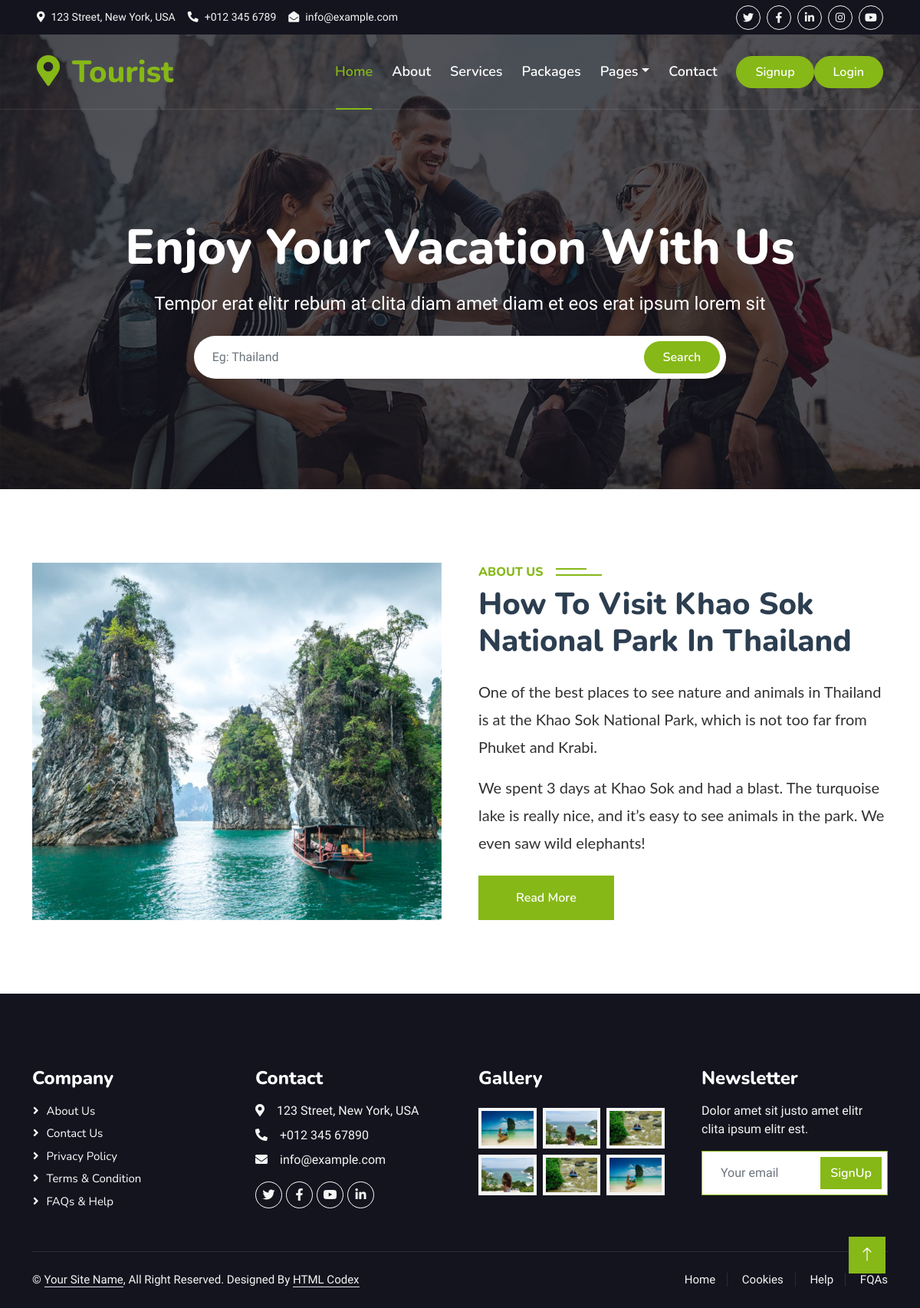
The page /blog/i-am-boss-3 on the database its author committed.
### tables this page shows
CREATE TABLE `posts` (
  `id` int(11) NOT NULL,
  `slug` text NOT NULL,
  `post_type` int(11) NOT NULL,
  `banner_img` varchar(100) NOT NULL,
  `title` varchar(200) NOT NULL,
  `sub_title` text NOT NULL,
  `description` text NOT NULL,
  `posted_date` timestamp NOT NULL DEFAULT current_timestamp(),
  `publish_date` date DEFAULT NULL,
  `event_date` date DEFAULT NULL,
  `attachment` text DEFAULT NULL,
  `is_new` tinyint(4) DEFAULT NULL,
  `tags` text DEFAULT NULL,
  `is_active` tinyint(4) NOT NULL
);

### application/controllers/FrontendController.php (called while the page is built, shortened)
<?php
class FrontendController extends CI_Controller {
	public function __construct() {
		$this->load->model('FrontendModel', 'front');
	 }
	public function postDetails($slug)
	{
		$data['post'] = $this->front->get_one_post($slug);
		$data['title'] = ucfirst('Post Detail');
		$data['content'] = $this->load->view('post_detail', $data, true);
        $this->load->view('layout', $data);
	}
}

### index.php (called while the page is built, shortened)
<?php
require_once BASEPATH.'core/CodeIgniter.php';

### application/models/FrontendModel.php (called while the page is built, shortened)
<?php
class FrontendModel extends CI_Model
{
    public function get_one_post($slug)
	{
        $result =  $this->db->get_where('posts', ['slug' => $slug])->row();
		return $result;
	}
}

### application/views/post_detail.php (the view, shortened to what this page needs)
<div class="container-xxl py-5">
        <div class="container">
            <div class="row g-5">
                <div class="col-lg-6 wow fadeInUp" data-wow-delay="0.1s" style="min-height: 400px;">
                    <div class="position-relative h-100">
                        <img class="img-fluid position-absolute w-100 h-100" src="<?php echo base_url().$post->banner_img; ?>" alt="" style="object-fit: cover;">
                    </div>
                </div>
                <div class="col-lg-6 wow fadeInUp" data-wow-delay="0.3s">
                    <h6 class="section-title bg-white text-start text-primary pe-3">About Us</h6>
                    <h1 class="mb-4"><?php echo $post->title; ?></h1>
                    <?php echo $post->description; ?>
                    <a class="btn btn-primary py-3 px-5 mt-2" href="">Read More</a>
                </div>
            </div>
        </div>
    </div>

### assets_front/css/style.css (style rules this page uses)
:root { --primary: #86B817; --secondary: #FE8800; --light: #F5F5F5; --dark: #14141F; }
.btn { font-family: 'Nunito', sans-serif; font-weight: 600; transition: .5s; }
.btn.btn-primary, .btn.btn-secondary { color: #FFFFFF; }
.section-title { position: relative; display: inline-block; text-transform: uppercase; }
.section-title::before { position: absolute; content: ""; width: calc(100% + 80px); height: 2px; top: 4px; left: -40px; background: var(--primary); z-index: -1; }
.section-title::after { position: absolute; content: ""; width: calc(100% + 120px); height: 2px; bottom: 5px; left: -60px; background: var(--primary); z-index: -1; }
.section-title.text-start::before { width: calc(100% + 40px); left: 0; }
.section-title.text-start::after { width: calc(100% + 60px); left: 0; }

### rows shown on the page
posts: banner_img (picture), title "How To Visit Khao Sok National Park In Thailand", description "One of the best places to see nature and animals in Thailand is at the Khao Sok National Park, which is not too far from Phuket and Krabi. We spent 3 days at Khao Sok and had a blast. The turquoise lake is really nice, and it’s easy to see animals in the park. We even saw wild elephants!"
